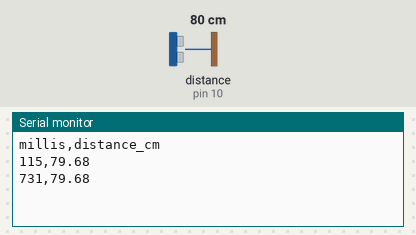
This sketch was run on a simulated Arduino Uno, built with avr-gcc and run on an emulated ATmega328P. Parts: the last lines printed to the serial monitor. Wiring (inferred from the names in the program): ultrasonic range finder: trigger pin 9; echo pin 10. Inputs (shaded band) come from the test bench; at power-on: distance to the obstacle (sensor on pin 10) 80 cm. The echo pulse lasts 58.3 µs per cm.

Above: at 1.2 s.
1.3 s: distance to the obstacle (sensor on pin 10) set to 2 cm
At 1.8 s:
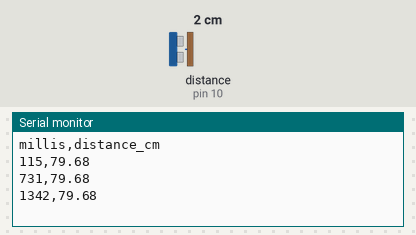
2.8 s: distance to the obstacle (sensor on pin 10) set to 4 cm
At 3.6 s:
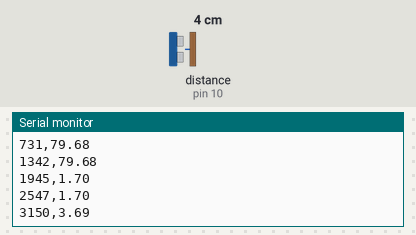
Timing chart, 0 to 5.8 s (numbered marks = the images above; inputs shaded):
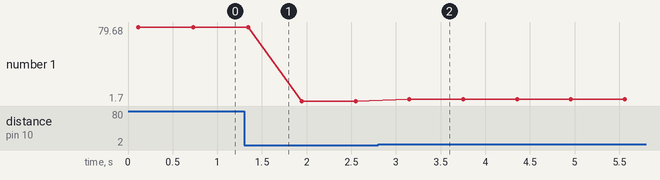

The sketch:

Median-filter.ino
```cpp
const int trigPin = 9;
const int echoPin = 10;

// Function to find median of 3 values
float median3(float a, float b, float c)
{
  if ((a >= b && a <= c) || (a >= c && a <= b))
    return a;
  else if ((b >= a && b <= c) || (b >= c && b <= a))
    return b;
  else
    return c;
}

// Single distance measurement
float readDistance()
{
  digitalWrite(trigPin, LOW);
  delayMicroseconds(2);

  digitalWrite(trigPin, HIGH);
  delayMicroseconds(10);

  digitalWrite(trigPin, LOW);

  long duration = pulseIn(echoPin, HIGH, 30000); // 30 ms timeout

  // No echo received
  if (duration == 0)
    return -1;

  float distance = duration * 0.0343 / 2.0;

  return distance;
}

void setup()
{
  pinMode(trigPin, OUTPUT);
  pinMode(echoPin, INPUT);

  Serial.begin(9600);

  // CSV Header
  Serial.println("millis,distance_cm");
}

void loop()
{
  float d1 = readDistance();
  delay(50);

  float d2 = readDistance();
  delay(50);

  float d3 = readDistance();

  // If any reading is invalid
  if (d1 < 0 || d2 < 0 || d3 < 0)
  {
    Serial.print(millis());
    Serial.println(",INVALID");
  }
  else
  {
    float filteredDistance = median3(d1, d2, d3);

    Serial.print(millis());
    Serial.print(",");
    Serial.println(filteredDistance);
  }

  delay(500);
}
```

Measured:
- after the input at 1.3 s, the serial monitor: prints a new line at once (image 1)
- after the input at 2.8 s, the serial monitor: prints a new line after 0.35 s (image 2)
- plotted number 1: 79.68 → 1.7 after the input at 1.3 s, 1.7 → 3.69 after the input at 2.8 s
